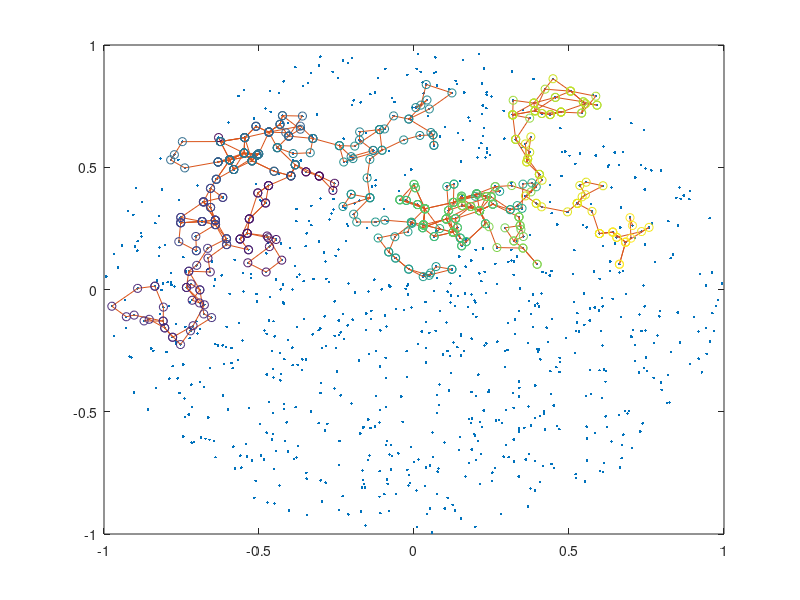

Recreate this plot in MATLAB.
clear all;

% Rat foraging in a 1D box simulatio

%1. Define the circular arena with vectors that are <= norm 1

m = 1000;           % number of attempted points
z = 1000;           % max size of coords array
coords = randn(z,2);% array of x & y coords


% 2.1 Generate random vectors in this 2d space and put in the array if
% they fall within the circle of rad 1 centered around the origin

for i = 1:m
    
      xi = randn(1,1); 
      yi = randn(1,1); 
      
      % condition to make sure that the points are within the bounds
      while sqrt(xi*xi + yi*yi) > 1
          xi = randn(1,1); 
          yi = randn(1,1); 
      end
      
      pt = [xi, yi];  
      coords(i,:) = pt;
   
end


% 2.2 Create a sequence of points to follow while respecting the conditions set

n = 500;
sequence = randn(n,2);

% choose a random vector to start from 

rindex = randi(m);      % random index
ab = coords(rindex,:);  % random pt 
sequence(1,:) = ab;
used_pts = zeros(m, 1); % keeping track of used points
used_pts(rindex,:) = 1; % update tracker to reflect that 1st pt has been used
u = 1;                  % keeps track of index that's been used in the coords array : usedindex
s = 0.1;                % Initialize s parameter


% get subsequent points
for i = 1:n

    st = rand*s;
    currpt = sequence(i,:);

    % updated version of coords without the used indices
    coords_unused = coords(used_pts ~= 1,:);

    % finding dist between current point and all others that haven't been used in the array of points
    dist = sqrt(sum((coords_unused - currpt).^2,2));

    % Sorted version of the value array (the diff between st and dist)
    % with the indices also rearranged
    value = abs(st - dist);
    [val2, ind] = sort(value);
   
   
    l = length(ind); %% added by Manuel
   
    % iterating thru sorted version of value
   for j = 1:l 
     
       %condition that makes sure we move forward  while accounting for first point case
       if i>1
            cond1 = sum((coords_unused(ind(j),:) - currpt).^2) < sum((coords_unused(ind(j),:) - sequence(i-1,:)).^2);
       else
            cond1 = true;
       end

       flag = cond1;
         
           
  % once flag == true, then we?ve found our desired next point
       if flag
           dpt = coords_unused(ind(j),:);  % desired point
           break;                   % then break from the for loop here, right? i.e once we've found
                                    % our desired pt
       end
   end

if j == l
    dpt = coords_unused(ind(1),:);
end
   
sequence(i+1,:) = dpt;
% actual_idx = find(dpt==coords);
actual_idx = find ( sum( ( coords - dpt).^2 ) == 0);
used_pts(actual_idx,:) = 1;

disp(i)

end


figure(1)
plot(coords(:,1),coords(:,2),'.')
hold on;
plot(sequence(:,1), sequence(:,2), '-')
color = linspace(1,10,length(sequence));
scatter(sequence(:,1), sequence(:,2), [], color, 'o')


%a comment